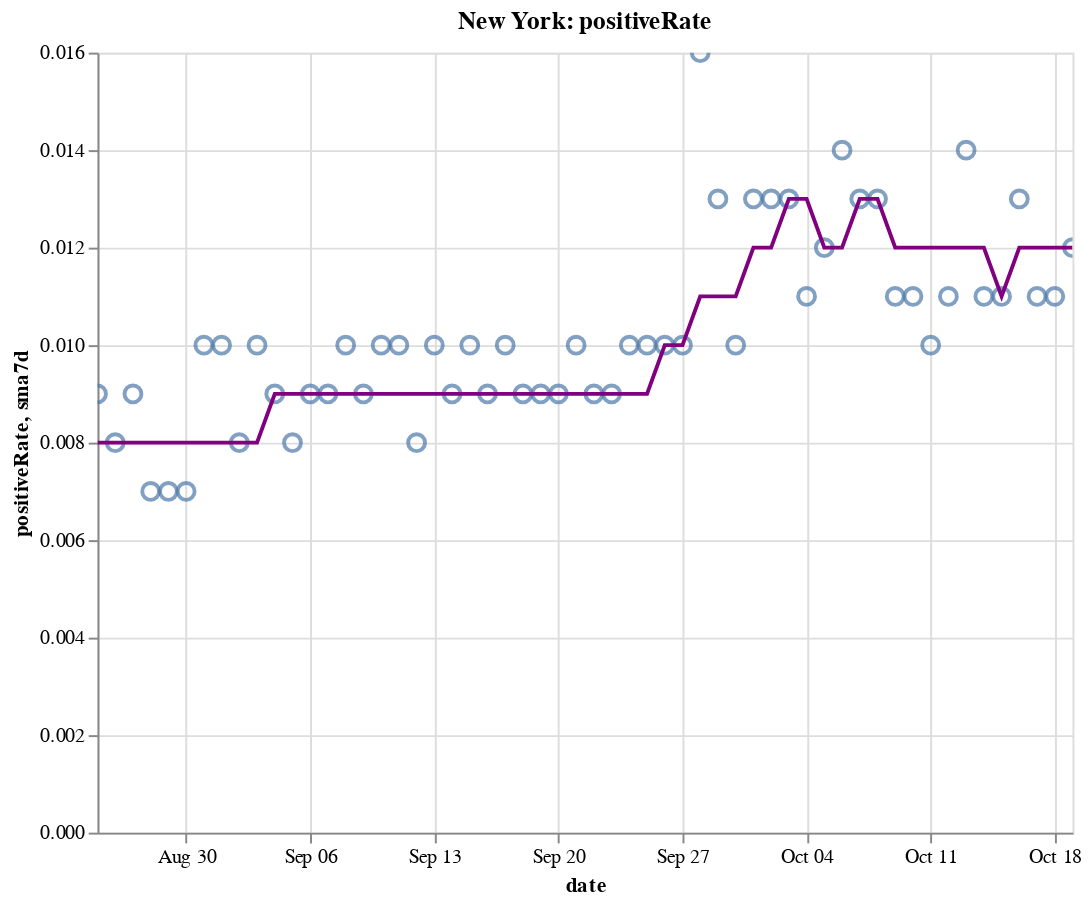

Here is the notebook cell this chart was saved with:
### Code cell
create_plot(ny, 'positiveRate')

### Figure 1 — Vega-Lite specification as saved in the notebook (floating-point values rounded to 4 significant figures)
{"config": {"view": {"continuousWidth": 400, "continuousHeight": 300}}, "layer": [{"layer": [{"mark": {"type": "point", "size": 75}, "encoding": {"tooltip": [{"type": "temporal", "field": "date"}, {"type": "quantitative", "field": "positiveRate"}, {"type": "quantitative", "field": "sma7d"}], "x": {"type": "temporal", "field": "date"}, "y": {"type": "quantitative", "field": "positiveRate"}}, "selection": {"selector010": {"type": "interval", "bind": "scales", "encodings": ["x", "y"]}}}, {"mark": {"type": "line", "color": "purple"}, "encoding": {"x": {"type": "temporal", "field": "date"}, "y": {"type": "quantitative", "field": "sma7d"}}}]}, {"mark": {"type": "rule", "color": "#aaa"}, "encoding": {"x": {"type": "temporal", "field": "date"}}, "transform": [{"filter": {"selection": "selector009"}}]}, {"mark": "circle", "encoding": {"opacity": {"condition": {"value": 1, "selection": "selector009"}, "value": 0}, "tooltip": [{"type": "temporal", "field": "date"}, {"type": "quantitative", "field": "positiveRate"}, {"type": "quantitative", "field": "sma7d"}], "x": {"type": "temporal", "field": "date"}, "y": {"type": "quantitative", "field": "positiveRate"}}, "selection": {"selector009": {"type": "single", "encodings": ["x"], "on": "mouseover", "nearest": true, "empty": "none"}}}, {"mark": {"type": "text", "align": "left", "dx": 5, "dy": -5, "stroke": "white", "strokeWidth": 2}, "encoding": {"text": {"type": "quantitative", "field": "positiveRate"}, "tooltip": [{"type": "temporal", "field": "date"}, {"type": "quantitative", "field": "positiveRate"}, {"type": "quantitative", "field": "sma7d"}], "x": {"type": "temporal", "field": "date"}, "y": {"type": "quantitative", "field": "positiveRate"}}, "transform": [{"filter": {"selection": "selector009"}}]}, {"mark": {"type": "text", "align": "left", "dx": 5, "dy": -5}, "encoding": {"text": {"type": "quantitative", "field": "positiveRate"}, "tooltip": [{"type": "temporal", "field": "date"}, {"type": "quantitative", "field": "positiveRate"}, {"type": "quantitative", "field": "sma7d"}], "x": {"type": "temporal", "field": "date"}, "y": {"type": "quantitative", "field": "positiveRate"}}, "transform": [{"filter": {"selection": "selector009"}}]}], "data": {"name": "data-bab1491f64b28e0c7f8260cc16c01f76"}, "height": 400, "title": "New York: positiveRate", "width": 500, "$schema": "https://vega.github.io/schema/vega-lite/v4.8.1.json", "datasets": {"data-bab1491f64b28e0c7f8260cc16c01f76": [{"date": "2020-08-25T00:00:00", "totalTestResultsIncrease": 67260.0, "positiveIncrease": 629.0, "death": 25300.0, "deathIncrease": 2.0, "positiveRate": 0.009, "state": "New York", "sma7d": 0.008}, {"date": "2020-08-26T00:00:00", "totalTestResultsIncrease": 71190.0, "positiveIncrease": 566.0, "death": 25300.0, "deathIncrease": 8.0, "positiveRate": 0.008, "state": "New York", "sma7d": 0.008}, {"date": "2020-08-27T00:00:00", "totalTestResultsIncrease": 83440.0, "positiveIncrease": 791.0, "death": 25310.0, "deathIncrease": 4.0, "positiveRate": 0.009, "state": "New York", "sma7d": 0.008}, {"date": "2020-08-28T00:00:00", "totalTestResultsIncrease": 97830.0, "positiveIncrease": 636.0, "death": 25310.0, "deathIncrease": 3.0, "positiveRate": 0.007, "state": "New York", "sma7d": 0.008}, {"date": "2020-08-29T00:00:00", "totalTestResultsIncrease": 93870.0, "positiveIncrease": 635.0, "death": 25320.0, "deathIncrease": 7.0, "positiveRate": 0.007, "state": "New York", "sma7d": 0.008}, {"date": "2020-08-30T00:00:00", "totalTestResultsIncrease": 100000.0, "positiveIncrease": 698.0, "death": 25330.0, "deathIncrease": 8.0, "positiveRate": 0.007, "state": "New York", "sma7d": 0.008}, {"date": "2020-08-31T00:00:00", "totalTestResultsIncrease": 66240.0, "positiveIncrease": 656.0, "death": 25330.0, "deathIncrease": 1.0, "positiveRate": 0.01, "state": "New York", "sma7d": 0.008}, {"date": "2020-09-01T00:00:00", "totalTestResultsIncrease": 77000.0, "positiveIncrease": 754.0, "death": 25330.0, "deathIncrease": 3.0, "positiveRate": 0.01, "state": "New York", "sma7d": 0.008}, {"date": "2020-09-02T00:00:00", "totalTestResultsIncrease": 88450.0, "positiveIncrease": 708.0, "death": 25340.0, "deathIncrease": 5.0, "positiveRate": 0.008, "state": "New York", "sma7d": 0.008}, {"date": "2020-09-03T00:00:00", "totalTestResultsIncrease": 88980.0, "positiveIncrease": 889.0, "death": 25340.0, "deathIncrease": 7.0, "positiveRate": 0.01, "state": "New York", "sma7d": 0.008}, {"date": "2020-09-04T00:00:00", "totalTestResultsIncrease": 93400.0, "positiveIncrease": 864.0, "death": 25350.0, "deathIncrease": 5.0, "positiveRate": 0.009, "state": "New York", "sma7d": 0.009}, {"date": "2020-09-05T00:00:00", "totalTestResultsIncrease": 99760.0, "positiveIncrease": 801.0, "death": 25350.0, "deathIncrease": 2.0, "positiveRate": 0.008, "state": "New York", "sma7d": 0.009}, {"date": "2020-09-06T00:00:00", "totalTestResultsIncrease": 85630.0, "positiveIncrease": 729.0, "death": 25360.0, "deathIncrease": 9.0, "positiveRate": 0.009, "state": "New York", "sma7d": 0.009}, {"date": "2020-09-07T00:00:00", "totalTestResultsIncrease": 58860.0, "positiveIncrease": 520.0, "death": 25360.0, "deathIncrease": 2.0, "positiveRate": 0.009, "state": "New York", "sma7d": 0.009}, {"date": "2020-09-08T00:00:00", "totalTestResultsIncrease": 57830.0, "positiveIncrease": 557.0, "death": 25370.0, "deathIncrease": 6.0, "positiveRate": 0.01, "state": "New York", "sma7d": 0.009}, {"date": "2020-09-09T00:00:00", "totalTestResultsIncrease": 63230.0, "positiveIncrease": 576.0, "death": 25370.0, "deathIncrease": 3.0, "positiveRate": 0.009, "state": "New York", "sma7d": 0.009}, {"date": "2020-09-10T00:00:00", "totalTestResultsIncrease": 76810.0, "positiveIncrease": 757.0, "death": 25380.0, "deathIncrease": 7.0, "positiveRate": 0.01, "state": "New York", "sma7d": 0.009}, {"date": "2020-09-11T00:00:00", "totalTestResultsIncrease": 89720.0, "positiveIncrease": 880.0, "death": 25380.0, "deathIncrease": 5.0, "positiveRate": 0.01, "state": "New York", "sma7d": 0.009}, {"date": "2020-09-12T00:00:00", "totalTestResultsIncrease": 102900.0, "positiveIncrease": 849.0, "death": 25380.0, "deathIncrease": 2.0, "positiveRate": 0.008, "state": "New York", "sma7d": 0.009}, {"date": "2020-09-13T00:00:00", "totalTestResultsIncrease": 72670.0, "positiveIncrease": 725.0, "death": 25390.0, "deathIncrease": 6.0, "positiveRate": 0.01, "state": "New York", "sma7d": 0.009}, {"date": "2020-09-14T00:00:00", "totalTestResultsIncrease": 63360.0, "positiveIncrease": 583.0, "death": 25390.0, "deathIncrease": 4.0, "positiveRate": 0.009, "state": "New York", "sma7d": 0.009}, {"date": "2020-09-15T00:00:00", "totalTestResultsIncrease": 73680.0, "positiveIncrease": 766.0, "death": 25400.0, "deathIncrease": 11.0, "positiveRate": 0.01, "state": "New York", "sma7d": 0.009}, {"date": "2020-09-16T00:00:00", "totalTestResultsIncrease": 75090.0, "positiveIncrease": 652.0, "death": 25410.0, "deathIncrease": 5.0, "positiveRate": 0.009, "state": "New York", "sma7d": 0.009}, {"date": "2020-09-17T00:00:00", "totalTestResultsIncrease": 91500.0, "positiveIncrease": 896.0, "death": 25410.0, "deathIncrease": 3.0, "positiveRate": 0.01, "state": "New York", "sma7d": 0.009}, {"date": "2020-09-18T00:00:00", "totalTestResultsIncrease": 89730.0, "positiveIncrease": 790.0, "death": 25420.0, "deathIncrease": 10.0, "positiveRate": 0.009, "state": "New York", "sma7d": 0.009}, {"date": "2020-09-19T00:00:00", "totalTestResultsIncrease": 110400.0, "positiveIncrease": 986.0, "death": 25420.0, "deathIncrease": 2.0, "positiveRate": 0.009, "state": "New York", "sma7d": 0.009}, {"date": "2020-09-20T00:00:00", "totalTestResultsIncrease": 100400.0, "positiveIncrease": 862.0, "death": 25430.0, "deathIncrease": 2.0, "positiveRate": 0.009, "state": "New York", "sma7d": 0.009}, {"date": "2020-09-21T00:00:00", "totalTestResultsIncrease": 58320.0, "positiveIncrease": 573.0, "death": 25430.0, "deathIncrease": 1.0, "positiveRate": 0.01, "state": "New York", "sma7d": 0.009}, {"date": "2020-09-22T00:00:00", "totalTestResultsIncrease": 84000.0, "positiveIncrease": 754.0, "death": 25430.0, "deathIncrease": 4.0, "positiveRate": 0.009, "state": "New York", "sma7d": 0.009}, {"date": "2020-09-23T00:00:00", "totalTestResultsIncrease": 70930.0, "positiveIncrease": 665.0, "death": 25440.0, "deathIncrease": 5.0, "positiveRate": 0.009, "state": "New York", "sma7d": 0.009}, {"date": "2020-09-24T00:00:00", "totalTestResultsIncrease": 92950.0, "positiveIncrease": 955.0, "death": 25440.0, "deathIncrease": 2.0, "positiveRate": 0.01, "state": "New York", "sma7d": 0.009}, {"date": "2020-09-25T00:00:00", "totalTestResultsIncrease": 94820.0, "positiveIncrease": 908.0, "death": 25450.0, "deathIncrease": 7.0, "positiveRate": 0.01, "state": "New York", "sma7d": 0.009}, {"date": "2020-09-26T00:00:00", "totalTestResultsIncrease": 99950.0, "positiveIncrease": 1005.0, "death": 25450.0, "deathIncrease": 4.0, "positiveRate": 0.01, "state": "New York", "sma7d": 0.01}, {"date": "2020-09-27T00:00:00", "totalTestResultsIncrease": 84770.0, "positiveIncrease": 866.0, "death": 25460.0, "deathIncrease": 6.0, "positiveRate": 0.01, "state": "New York", "sma7d": 0.01}, {"date": "2020-09-28T00:00:00", "totalTestResultsIncrease": 52940.0, "positiveIncrease": 834.0, "death": 25470.0, "deathIncrease": 12.0, "positiveRate": 0.016, "state": "New York", "sma7d": 0.011}, {"date": "2020-09-29T00:00:00", "totalTestResultsIncrease": 88230.0, "positiveIncrease": 1189.0, "death": 25470.0, "deathIncrease": 2.0, "positiveRate": 0.013, "state": "New York", "sma7d": 0.011}, {"date": "2020-09-30T00:00:00", "totalTestResultsIncrease": 97960.0, "positiveIncrease": 1000.0, "death": 25480.0, "deathIncrease": 9.0, "positiveRate": 0.01, "state": "New York", "sma7d": 0.011}, {"date": "2020-10-01T00:00:00", "totalTestResultsIncrease": 109200.0, "positiveIncrease": 1382.0, "death": 25490.0, "deathIncrease": 11.0, "positiveRate": 0.013, "state": "New York", "sma7d": 0.012}, {"date": "2020-10-02T00:00:00", "totalTestResultsIncrease": 119500.0, "positiveIncrease": 1598.0, "death": 25500.0, "deathIncrease": 7.0, "positiveRate": 0.013, "state": "New York", "sma7d": 0.012}, {"date": "2020-10-03T00:00:00", "totalTestResultsIncrease": 134300.0, "positiveIncrease": 1731.0, "death": 25500.0, "deathIncrease": 8.0, "positiveRate": 0.013, "state": "New York", "sma7d": 0.013}, {"date": "2020-10-04T00:00:00", "totalTestResultsIncrease": 110300.0, "positiveIncrease": 1222.0, "death": 25520.0, "deathIncrease": 14.0, "positiveRate": 0.011, "state": "New York", "sma7d": 0.013}, {"date": "2020-10-05T00:00:00", "totalTestResultsIncrease": 76400.0, "positiveIncrease": 933.0, "death": 25530.0, "deathIncrease": 8.0, "positiveRate": 0.012, "state": "New York", "sma7d": 0.012}, {"date": "2020-10-06T00:00:00", "totalTestResultsIncrease": 96360.0, "positiveIncrease": 1393.0, "death": 25540.0, "deathIncrease": 9.0, "positiveRate": 0.014, "state": "New York", "sma7d": 0.012}, {"date": "2020-10-07T00:00:00", "totalTestResultsIncrease": 108200.0, "positiveIncrease": 1360.0, "death": 25540.0, "deathIncrease": 9.0, "positiveRate": 0.013, "state": "New York", "sma7d": 0.013}, {"date": "2020-10-08T00:00:00", "totalTestResultsIncrease": 145800.0, "positiveIncrease": 1836.0, "death": 25560.0, "deathIncrease": 10.0, "positiveRate": 0.013, "state": "New York", "sma7d": 0.013}, {"date": "2020-10-09T00:00:00", "totalTestResultsIncrease": 139300.0, "positiveIncrease": 1592.0, "death": 25560.0, "deathIncrease": 6.0, "positiveRate": 0.011, "state": "New York", "sma7d": 0.012}, {"date": "2020-10-10T00:00:00", "totalTestResultsIncrease": 134600.0, "positiveIncrease": 1447.0, "death": 25570.0, "deathIncrease": 8.0, "positiveRate": 0.011, "state": "New York", "sma7d": 0.012}, {"date": "2020-10-11T00:00:00", "totalTestResultsIncrease": 118300.0, "positiveIncrease": 1143.0, "death": 25570.0, "deathIncrease": 5.0, "positiveRate": 0.01, "state": "New York", "sma7d": 0.012}, {"date": "2020-10-12T00:00:00", "totalTestResultsIncrease": 91790.0, "positiveIncrease": 1029.0, "death": 25590.0, "deathIncrease": 13.0, "positiveRate": 0.011, "state": "New York", "sma7d": 0.012}, {"date": "2020-10-13T00:00:00", "totalTestResultsIncrease": 99070.0, "positiveIncrease": 1393.0, "death": 25600.0, "deathIncrease": 11.0, "positiveRate": 0.014, "state": "New York", "sma7d": 0.012}, {"date": "2020-10-14T00:00:00", "totalTestResultsIncrease": 111700.0, "positiveIncrease": 1232.0, "death": 25600.0, "deathIncrease": 7.0, "positiveRate": 0.011, "state": "New York", "sma7d": 0.012}, {"date": "2020-10-15T00:00:00", "totalTestResultsIncrease": 133200.0, "positiveIncrease": 1460.0, "death": 25620.0, "deathIncrease": 13.0, "positiveRate": 0.011, "state": "New York", "sma7d": 0.011}, {"date": "2020-10-16T00:00:00", "totalTestResultsIncrease": 136000.0, "positiveIncrease": 1707.0, "death": 25630.0, "deathIncrease": 10.0, "positiveRate": 0.013, "state": "New York", "sma7d": 0.012}, {"date": "2020-10-17T00:00:00", "totalTestResultsIncrease": 160000.0, "positiveIncrease": 1784.0, "death": 25640.0, "deathIncrease": 9.0, "positiveRate": 0.011, "state": "New York", "sma7d": 0.012}, {"date": "2020-10-18T00:00:00", "totalTestResultsIncrease": 128800.0, "positiveIncrease": 1390.0, "death": 25640.0, "deathIncrease": 7.0, "positiveRate": 0.011, "state": "New York", "sma7d": 0.012}, {"date": "2020-10-19T00:00:00", "totalTestResultsIncrease": 82010.0, "positiveIncrease": 998.0, "death": 25660.0, "deathIncrease": 15.0, "positiveRate": 0.012, "state": "New York", "sma7d": 0.012}]}}
